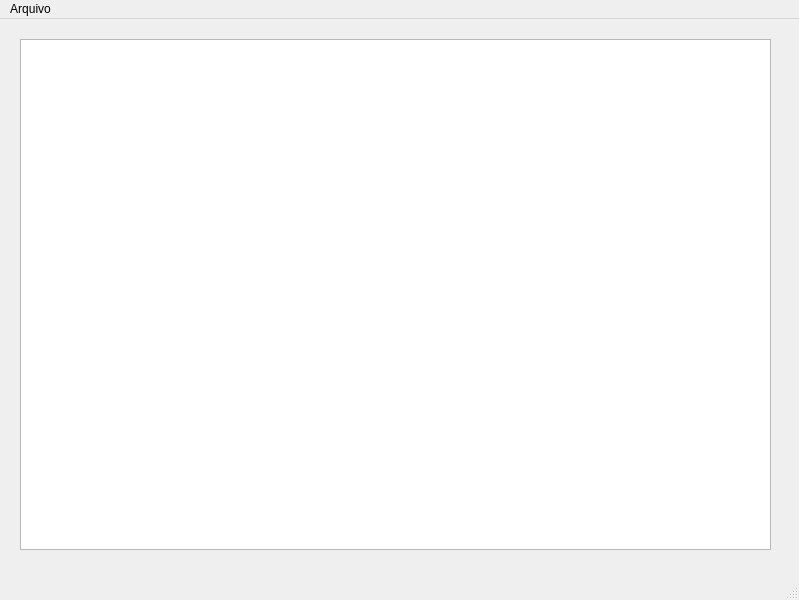
<?xml version="1.0" encoding="UTF-8"?>
<ui version="4.0">
 <class>MainWindow</class>
 <widget class="QMainWindow" name="MainWindow">
  <property name="geometry">
   <rect>
    <x>0</x>
    <y>0</y>
    <width>799</width>
    <height>600</height>
   </rect>
  </property>
  <property name="windowTitle">
   <string>MainWindow</string>
  </property>
  <widget class="QWidget" name="centralwidget">
   <widget class="QTextEdit" name="textEdit">
    <property name="geometry">
     <rect>
      <x>20</x>
      <y>20</y>
      <width>751</width>
      <height>511</height>
     </rect>
    </property>
   </widget>
  </widget>
  <widget class="QStatusBar" name="statusbar"/>
  <widget class="QMenuBar" name="menubar">
   <property name="geometry">
    <rect>
     <x>0</x>
     <y>0</y>
     <width>799</width>
     <height>21</height>
    </rect>
   </property>
   <widget class="QMenu" name="menuArquivo">
    <property name="title">
     <string>Arquivo</string>
    </property>
    <addaction name="actionAbrir"/>
    <addaction name="actionSair"/>
    <addaction name="actionSalvar"/>
    <addaction name="actionNovo"/>
   </widget>
   <addaction name="menuArquivo"/>
  </widget>
  <action name="actionNovo">
   <property name="text">
    <string>Novo</string>
   </property>
  </action>
  <action name="actionAbrir">
   <property name="text">
    <string>Abrir</string>
   </property>
  </action>
  <action name="actionSalvar">
   <property name="text">
    <string>Salvar</string>
   </property>
  </action>
  <action name="actionSair">
   <property name="text">
    <string>Sair</string>
   </property>
  </action>
 </widget>
 <resources/>
 <connections/>
</ui>
